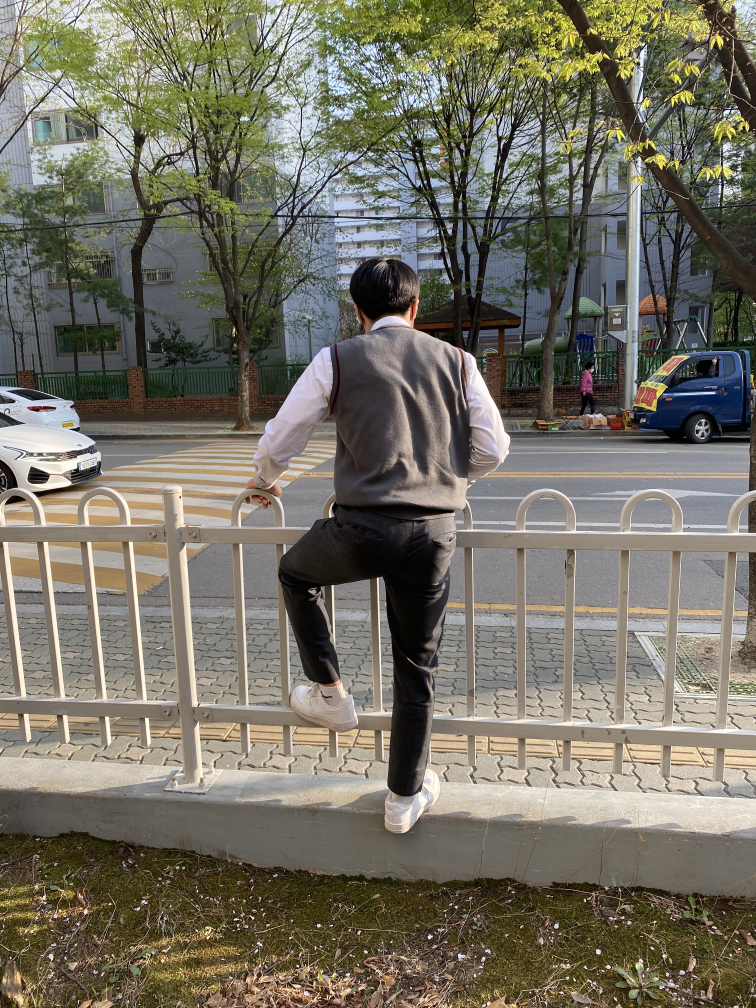
#> input picture test/data/images/Read/IMG_3493.jpg, 3024 x 4032 px (shown at 1/4 size)
$ python 02.py
#> lines starting #> are read from the running program, lines starting #| are printed output that depends on the picture
import cv2

file_name = 'IMG_3493.jpg'
image = cv2.imread('../data/images/Read/' + file_name)
#> image is the input picture: shape (4032, 3024, 3); mean B, G, R 99.6, 112.8, 116.4

# 띄우고 나서 바로 꺼짐

resize_image = cv2.resize(image, (600, 760))
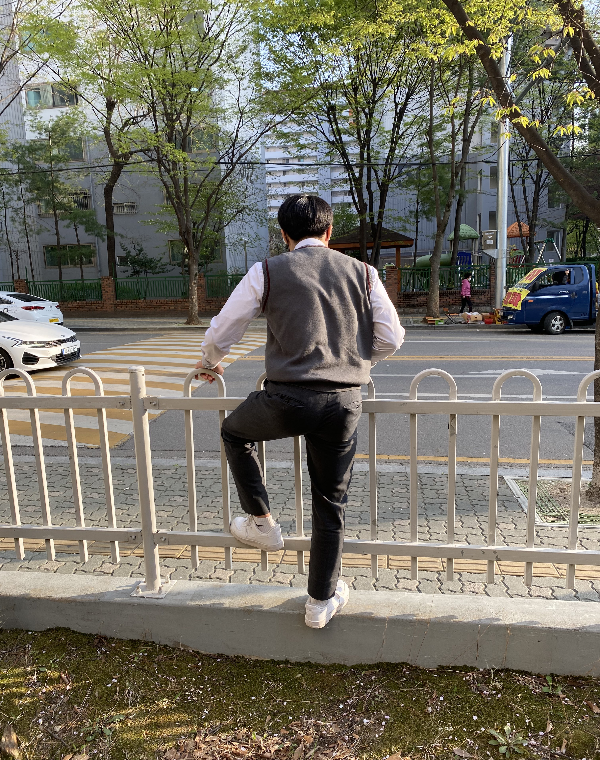
#> resize_image: shape (760, 600, 3); mean B, G, R 99.5, 112.7, 116.2

cv2.imshow('resize image', resize_image)
cv2.waitKey(0)

$ run again, with test/data/images/Read/IMG_3494.jpg copied over test/data/images/Read/IMG_3493.jpg
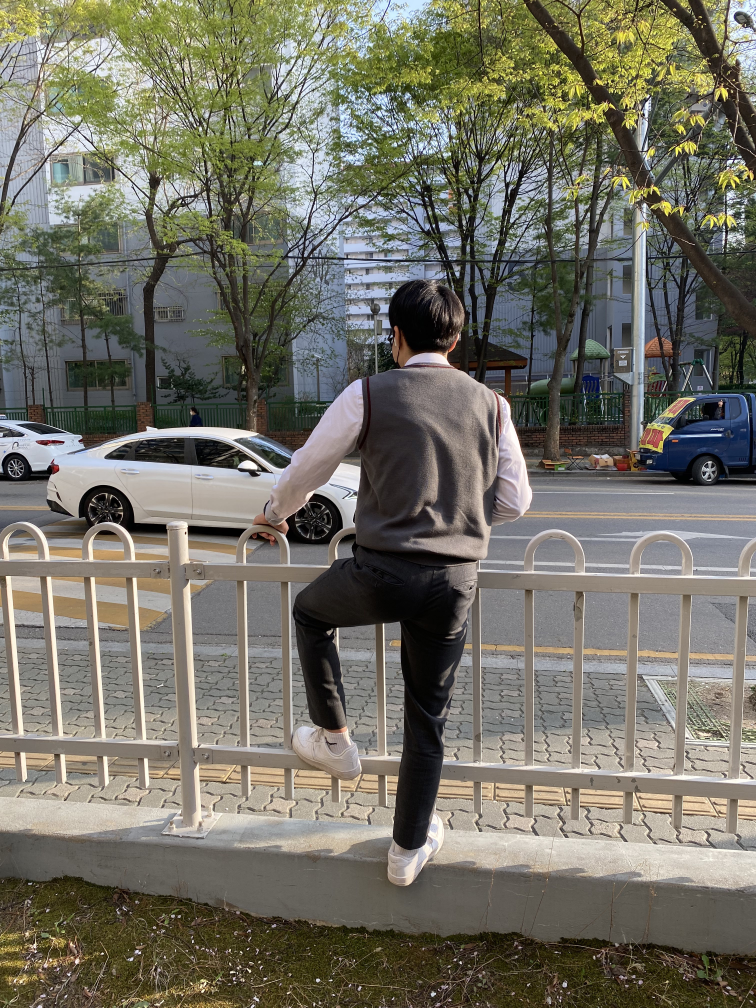
#> input picture test/data/images/Read/IMG_3494.jpg, 3024 x 4032 px (shown at 1/4 size)
#> image is the input picture: shape (4032, 3024, 3); mean B, G, R 101, 112.9, 114.9
#> `resize_image = cv2.resize(image, (600, 760))`:
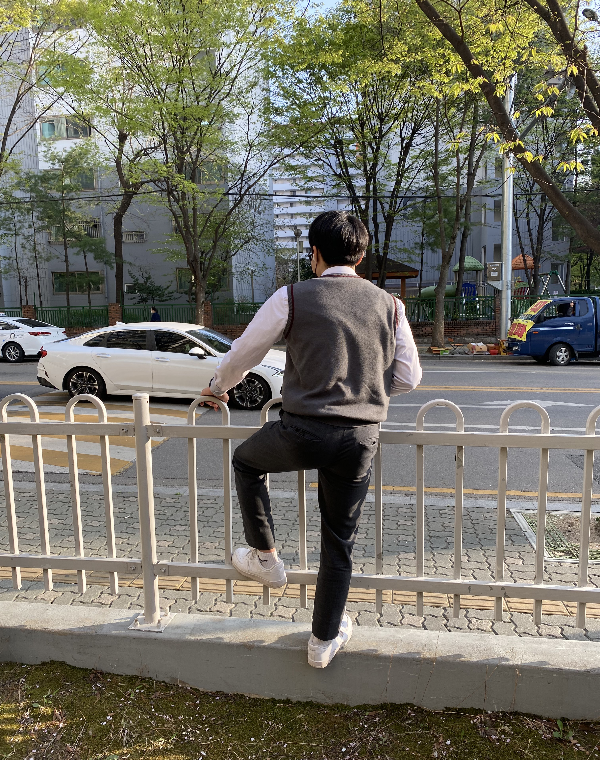
#> resize_image: shape (760, 600, 3); mean B, G, R 100.9, 112.8, 114.8
